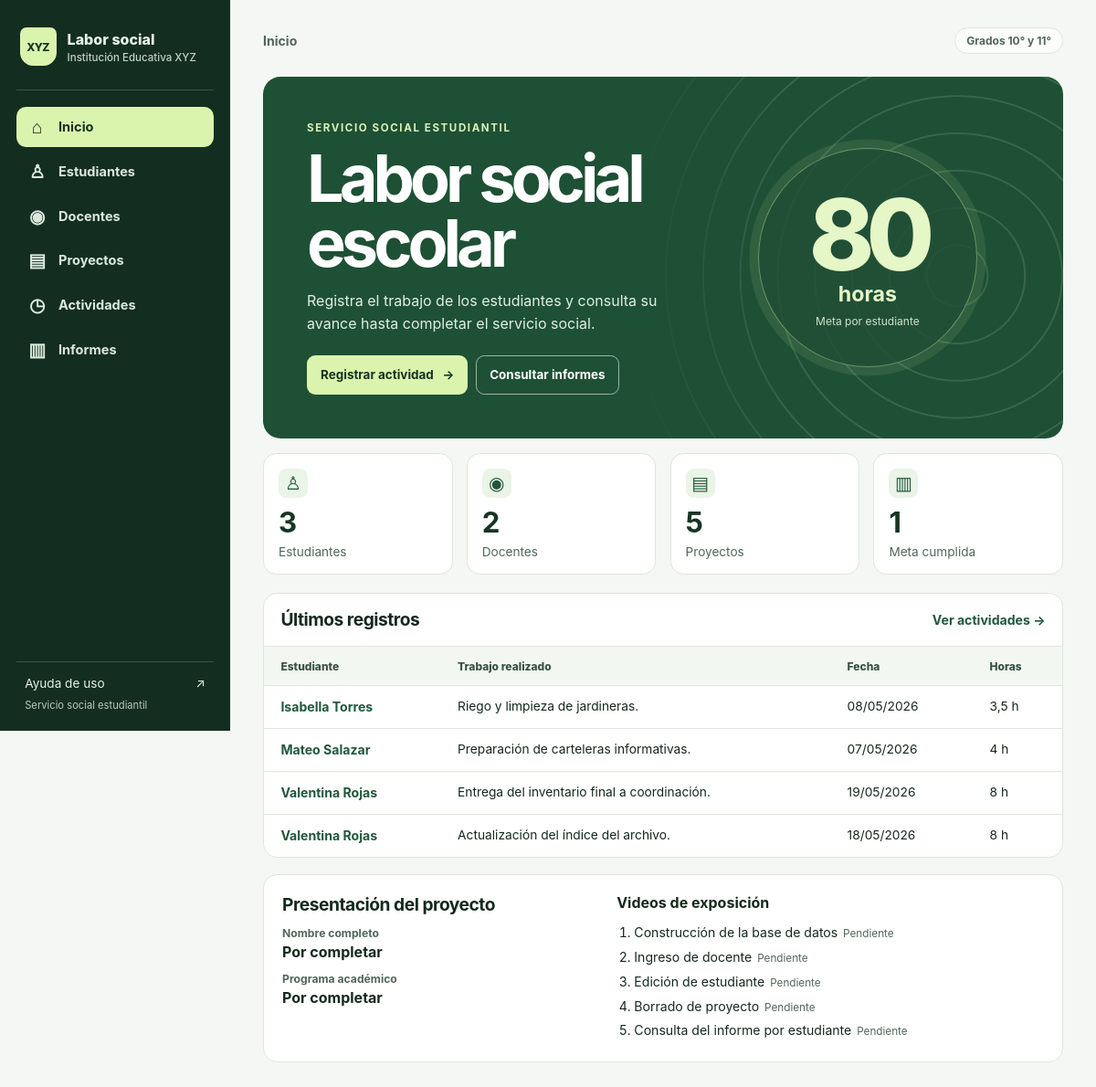
The page / on the database its author committed.
### tables this page shows
CREATE TABLE actividades (
    id INT UNSIGNED AUTO_INCREMENT PRIMARY KEY,
    estudiante_id INT UNSIGNED NOT NULL,
    docente_id INT UNSIGNED NOT NULL,
    fecha DATE NOT NULL,
    horas DECIMAL(4,2) NOT NULL,
    trabajo VARCHAR(500) NOT NULL,
    CONSTRAINT chk_horas CHECK (horas > 0 AND horas <= 80),
    CONSTRAINT fk_actividad_estudiante FOREIGN KEY (estudiante_id)
        REFERENCES estudiantes (id) ON DELETE RESTRICT,
    CONSTRAINT fk_actividad_docente FOREIGN KEY (docente_id)
        REFERENCES docentes (id) ON DELETE RESTRICT,
    INDEX idx_actividad_informe (estudiante_id, fecha, id)
);

CREATE TABLE estudiantes (
    id INT UNSIGNED AUTO_INCREMENT PRIMARY KEY,
    documento VARCHAR(25) NOT NULL UNIQUE,
    nombre VARCHAR(120) NOT NULL,
    grado TINYINT UNSIGNED NOT NULL,
    proyecto_id INT UNSIGNED NOT NULL,
    CONSTRAINT chk_grado CHECK (grado IN (10, 11)),
    CONSTRAINT fk_estudiante_proyecto FOREIGN KEY (proyecto_id)
        REFERENCES proyectos (id) ON DELETE RESTRICT
);

### public/index.php (called while the page is built, shortened)
<?php
require __DIR__ . '/../app/bootstrap.php';
$config = require __DIR__ . '/../app/config.php';
$navigation = [
    'inicio' => ['Inicio', 'home'],
    'estudiantes' => ['Estudiantes', 'students'],
    'docentes' => ['Docentes', 'teacher'],
    'proyectos' => ['Proyectos', 'folder'],
    'actividades' => ['Actividades', 'clock'],
    'informe' => ['Informes', 'report'],
];
$page = field($_GET, 'page') ?: 'inicio';
try {
    $db = db();
} catch (PDOException $exception) {
    error_log($exception->getMessage());
    http_response_code(503);
    $error = 'La base de datos no está disponible. Comprueba que el servicio esté iniciado y que se haya importado 01-schema.sql.';
}
$editing = false;
$stats = [];
$recent = [];
if (isset($db)) {
    $module = modules($db)[$page] ?? null;
    if ($module && !$editing) {
        $rows = moduleRows($db, $page);
    } elseif ($page === 'inicio') {
        $stats = $db->query('SELECT
            (SELECT COUNT(*) FROM estudiantes) AS estudiantes,
            (SELECT COUNT(*) FROM docentes) AS docentes,
            (SELECT COUNT(*) FROM proyectos) AS proyectos,
            (SELECT COUNT(*) FROM (SELECT estudiante_id FROM actividades
                                   GROUP BY estudiante_id HAVING SUM(horas) >= 80) completos) AS completos')->fetch();
        $recent = $db->query('SELECT a.fecha, a.horas, a.trabajo, e.nombre, e.id
                             FROM actividades a JOIN estudiantes e ON e.id = a.estudiante_id
                             ORDER BY a.id DESC LIMIT 4')->fetchAll();
    }
}
require __DIR__ . '/../app/views.php';

### app/bootstrap.php (called while the page is built, shortened)
<?php
function e(string|int|float|null $value): string
{
    return htmlspecialchars((string) $value, ENT_QUOTES | ENT_SUBSTITUTE, 'UTF-8');
}
function url(string $page, array $params = []): string
{
    return '?' . http_build_query(['page' => $page] + $params);
}
function hours(string|int|float|null $value): string
{
    return rtrim(rtrim(number_format((float) $value, 2, ',', ''), '0'), ',');
}
function dateLabel(string $date): string
{
    return date('d/m/Y', strtotime($date));
}

### app/config.php (called while the page is built)
<?php
return [
    'autor' => '',
    'programa' => '',
    'videos' => [
        'Construcción de la base de datos' => '',
        'Ingreso de docente' => '',
        'Edición de estudiante' => '',
        'Borrado de proyecto' => '',
        'Consulta del informe por estudiante' => '',
    ],
];

### app/views.php (the view, shortened to what this page needs)
<?php
$icons = ['home' => '⌂', 'students' => '♙', 'teacher' => '◉', 'folder' => '▤', 'clock' => '◷', 'report' => '▥'];
$title = $navigation[$page][0];
?>
<!doctype html>
<html lang="es-CO">
<head>
    <link rel="stylesheet" href="style.css">
</head>
<body>
<div class="shell">
    <aside class="sidebar" aria-label="Menú de la aplicación">
        <a class="brand" href="<?= e(url('inicio')) ?>">
            <span class="school-mark" aria-hidden="true">XYZ</span>
            <span>Labor social<small>Institución Educativa XYZ</small></span>
        </a>
        <nav aria-label="Secciones">
            <?php foreach ($navigation as $key => [$label, $icon]): ?>
                <a href="<?= e(url($key)) ?>" <?= $key === $page ? 'aria-current="page"' : '' ?>>
                    <span class="nav-icon" aria-hidden="true"><?= e($icons[$icon]) ?></span>
                    <?= e($label) ?>
                </a>
            <?php endforeach ?>
        </nav>
        <div class="sidebar-footer">
            <a href="ayuda.html">Ayuda de uso <span aria-hidden="true">↗</span></a>
            <small>Servicio social estudiantil</small>
        </div>
    </aside>
    <main id="contenido">
        <div class="topline">
            <span><?= e($navigation[$page][0]) ?></span>
            <span class="grade-label">Grados 10° y 11°</span>
        </div>
        <?php if (!isset($db)): ?>
            <h1><?= e($title) ?></h1>
        <?php elseif ($page === 'inicio'): ?>
            <section class="hero" aria-labelledby="titulo">
                <div>
                    <p class="eyebrow">Servicio social estudiantil</p>
                    <h1 id="titulo">Labor social<br>escolar</h1>
                    <p>Registra el trabajo de los estudiantes y consulta su avance hasta completar el servicio social.</p>
                    <div class="actions">
                        <a class="button primary" href="<?= e(url('actividades', ['edit' => 0])) ?>">Registrar actividad <span aria-hidden="true">→</span></a>
                        <a class="button inverse" href="<?= e(url('informe')) ?>">Consultar informes</a>
                    </div>
                </div>
                <div class="hero-target">
                    <span class="target-number">80</span>
                    <span class="target-unit">horas</span>
                    <span class="target-caption">Meta por estudiante</span>
                </div>
            </section>
            <section class="metrics" aria-label="Resumen general">
                <?php foreach ([
                    ['estudiantes', 'Estudiantes', 'students'],
                    ['docentes', 'Docentes', 'teacher'],
                    ['proyectos', 'Proyectos', 'folder'],
                    ['completos', 'Meta cumplida', 'report'],
                ] as [$key, $label, $icon]): ?>
                    <a class="metric" href="<?= e(url($key === 'completos' ? 'informe' : $key)) ?>">
                        <span class="tile-icon" aria-hidden="true"><?= e($icons[$icon]) ?></span>
                        <strong><?= e($stats[$key]) ?></strong>
                        <span><?= e($label) ?></span>
                    </a>
                <?php endforeach ?>
            </section>
            <section class="panel">
                <div class="panel-title">
                    <h2>Últimos registros</h2>
                    <a class="text-link" href="<?= e(url('actividades')) ?>">Ver actividades <span aria-hidden="true">→</span></a>
                </div>
                <?php if ($recent): ?>
                    <div class="table-wrap">
                        <table>
                            <thead><tr><th>Estudiante</th><th>Trabajo realizado</th><th>Fecha</th><th>Horas</th></tr></thead>
                            <tbody>
                            <?php foreach ($recent as $row): ?>
                                <tr>
                                    <td><a class="text-link" href="<?= e(url('informe', ['estudiante' => $row['id']])) ?>"><?= e($row['nombre']) ?></a></td>
                                    <td><?= e($row['trabajo']) ?></td>
                                    <td class="nowrap"><?= e(dateLabel($row['fecha'])) ?></td>
                                    <td class="nowrap"><?= e(hours($row['horas'])) ?> h</td>
                                </tr>
                            <?php endforeach ?>
                            </tbody>
                        </table>
                    </div>
                <?php else: ?><p class="empty">Aún no se han registrado actividades.</p><?php endif ?>
            </section>
            <section class="panel evidence" id="videos">
                <div>
                    <h2>Presentación del proyecto</h2>
                    <dl class="author">
                        <div><dt>Nombre completo</dt><dd><?= e($config['autor'] ?: 'Por completar') ?></dd></div>
                        <div><dt>Programa académico</dt><dd><?= e($config['programa'] ?: 'Por completar') ?></dd></div>
                    </dl>
                </div>
                <div>
                    <h3>Videos de exposición</h3>
                    <ol class="video-list">
                        <?php foreach ($config['videos'] as $label => $link): ?>
                            <li>
                                <?php if (filter_var($link, FILTER_VALIDATE_URL) && parse_url($link, PHP_URL_SCHEME) === 'https'): ?>
                                    <a class="text-link" href="<?= e($link) ?>" target="_blank" rel="noopener noreferrer"><?= e($label) ?> ↗</a>
                                <?php else: ?>
                                    <span><?= e($label) ?></span><small>Pendiente</small>
                                <?php endif ?>
                            </li>
                        <?php endforeach ?>
                    </ol>
                </div>
            </section>
        <?php endif ?>
    </main>
</div>
</body>
</html>

### rows shown on the page
actividades: estudiante.nombre "Isabella Torres", trabajo "Riego y limpieza de jardineras.", fecha "08/05/2026", horas "3,5"
actividades: estudiante.nombre "Mateo Salazar", trabajo "Preparación de carteleras informativas.", fecha "07/05/2026", horas "4"
actividades: estudiante.nombre "Valentina Rojas", trabajo "Entrega del inventario final a coordinación.", fecha "19/05/2026", horas "8"
actividades: estudiante.nombre "Valentina Rojas", trabajo "Actualización del índice del archivo.", fecha "18/05/2026", horas "8"

### other values the page prints
$icons[$icon] "⌂"
$label "Inicio"
$icons[$icon] "♙"
$label "Estudiantes"
$icons[$icon] "◉"
$label "Docentes"
$icons[$icon] "▤"
$label "Proyectos"
$icons[$icon] "◷"
$label "Actividades"
$icons[$icon] "▥"
$label "Informes"
$navigation[$page][0] "Inicio"
$stats[$key] "3"
$stats[$key] "2"
